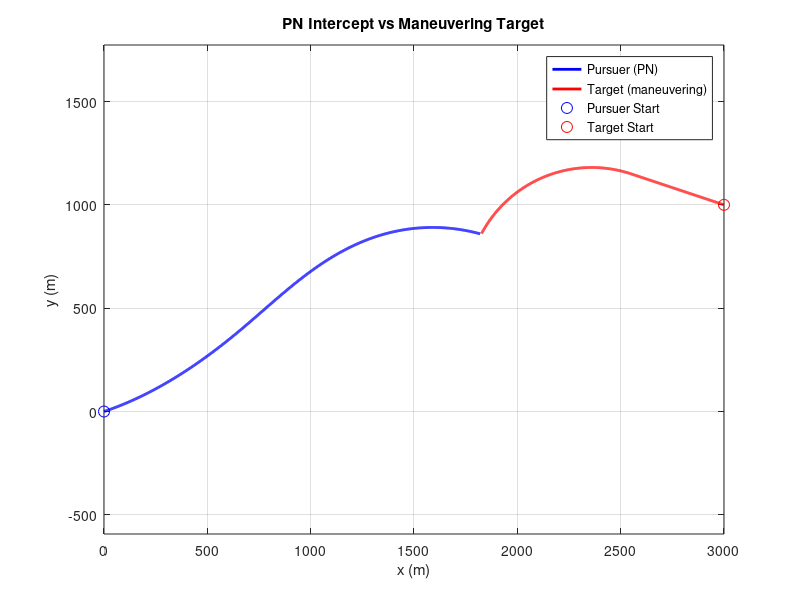
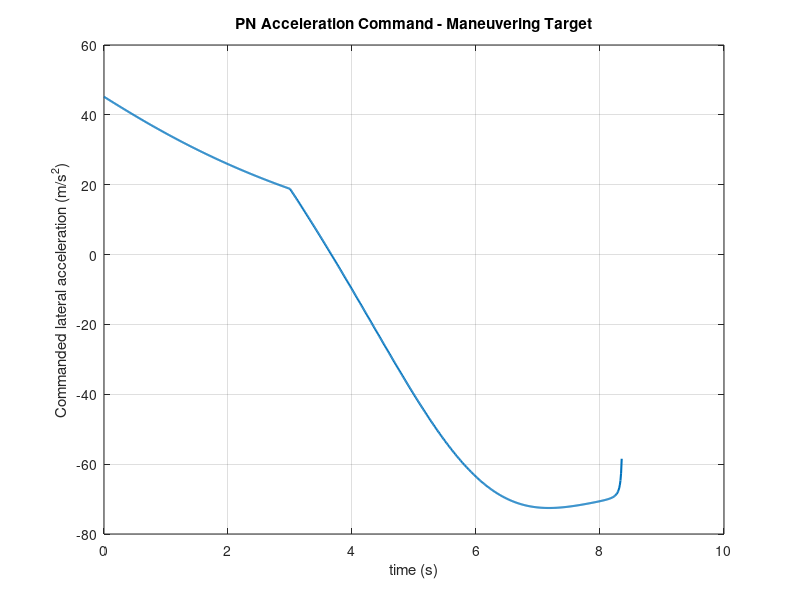

MATLAB code to generate these figures, in order:
% pn_maneuvering_target.m

% Time settings
dt = 0.01;
t_max = 20;
t = 0:dt:t_max;
N = length(t);

% Navigation constant
Nav = 4;

% Pursuer initial conditions
pursuer_pos = zeros(2, N);
pursuer_pos(:,1) = [0; 0];
pursuer_speed = 250; % m/s

initial_los = [3000; 1000] - [0; 0];
pursuer_heading = atan2(initial_los(2), initial_los(1));
pursuer_vel = pursuer_speed * [cos(pursuer_heading); sin(pursuer_heading)];

% Target initial conditions
target_pos = zeros(2, N);
target_pos(:,1) = [3000; 1000];
target_vel = [-150; 50];

% Maneuver settings
maneuver_start_time = 3.0;  % target starts turning at t = 3s
target_turn_rate = deg2rad(15); % rad/s, constant turn rate after maneuver starts

% Storage
accel_cmd = zeros(1, N);
miss_history = zeros(1, N);

% Simulation loop
for k = 1:N-1

    rel_pos = target_pos(:,k) - pursuer_pos(:,k);
    rel_vel = target_vel - pursuer_vel;

    range = norm(rel_pos);
    miss_history(k) = range;

    los_rate = (rel_pos(1)*rel_vel(2) - rel_pos(2)*rel_vel(1)) / (range^2);
    closing_vel = -dot(rel_pos, rel_vel) / range;

    % PN acceleration command
    a_cmd = Nav * closing_vel * los_rate;
    accel_cmd(k) = a_cmd;

    vel_dir = pursuer_vel / norm(pursuer_vel);
    perp_dir = [-vel_dir(2); vel_dir(1)];

    pursuer_vel = pursuer_vel + a_cmd * perp_dir * dt;
    pursuer_vel = pursuer_speed * pursuer_vel / norm(pursuer_vel);

    pursuer_pos(:,k+1) = pursuer_pos(:,k) + pursuer_vel * dt;

    % Target maneuver logic
    if t(k) >= maneuver_start_time
        % Rotate target velocity vector by turn_rate * dt
        theta = target_turn_rate * dt;
        R = [cos(theta), -sin(theta); sin(theta), cos(theta)];
        target_vel = R * target_vel;
    end

    target_pos(:,k+1) = target_pos(:,k) + target_vel * dt;

    if range < 10
        fprintf('PN Intercept at t = %.2f s, range = %.2f m\n', t(k), range);
        break;
    end
end

if k == N-1
    fprintf('No intercept. Minimum miss distance = %.2f m\n', min(miss_history(1:k)));
end

% Plot trajectory
figure;
plot(pursuer_pos(1,1:k), pursuer_pos(2,1:k), 'b', 'LineWidth', 2);
hold on;
plot(target_pos(1,1:k), target_pos(2,1:k), 'r', 'LineWidth', 2);
plot(pursuer_pos(1,1), pursuer_pos(2,1), 'bo', 'MarkerSize', 8);
plot(target_pos(1,1), target_pos(2,1), 'ro', 'MarkerSize', 8);
legend('Pursuer (PN)', 'Target (maneuvering)', 'Pursuer Start', 'Target Start');
grid on; axis equal;
xlabel('x (m)'); ylabel('y (m)');
title('PN Intercept vs Maneuvering Target');

% Plot acceleration command
figure;
plot(t(1:k), accel_cmd(1:k), 'LineWidth', 1.5);
grid on;
xlabel('time (s)');
ylabel('Commanded lateral acceleration (m/s^2)');
title('PN Acceleration Command - Maneuvering Target');
